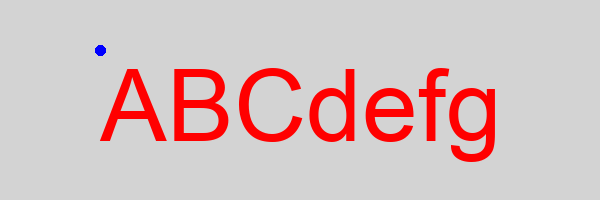

This chart was generated by the following Python code:
# Author:  Martin McBride
# Created: 2021-07-11
# Copyright (C) 2021, Martin McBride
# License: MIT

# Draw simple text with Pillow

from PIL import Image, ImageDraw, ImageFont

image = Image.new('RGB', (600, 200), 'lightgrey')

font = ImageFont.truetype('arial.ttf', 100)

draw = ImageDraw.Draw(image)

draw.ellipse((95, 45, 105, 55), fill='blue')
draw.text((100, 50), 'ABCdefg', font=font, fill='red')

image.save('imagedraw-text.png')

